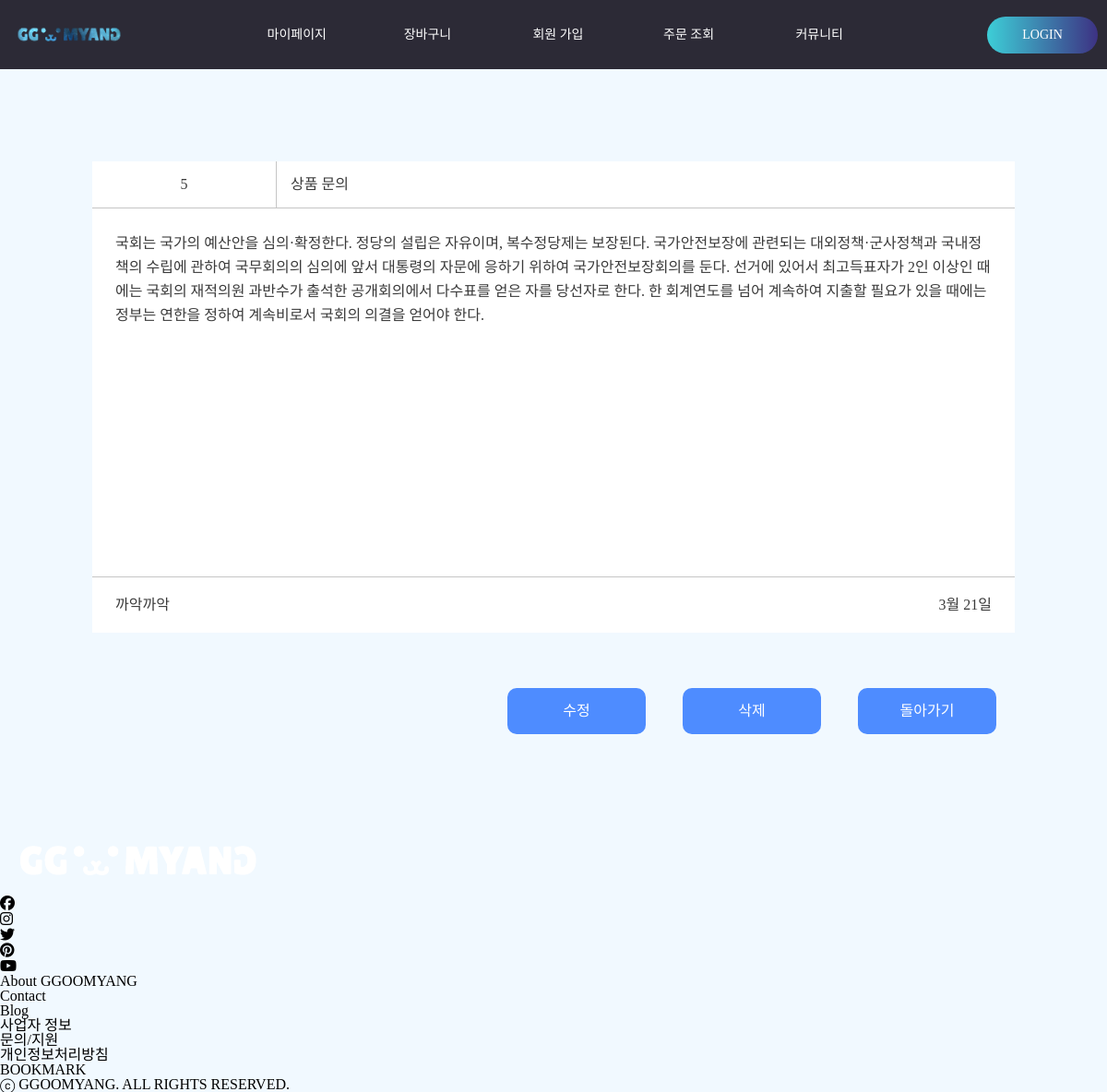
Screenshot of /detail_view.php?num=5 with the database file from the repository.
### tables this page shows
CREATE TABLE `freeboard` (
  `num` int(5) NOT NULL,
  `title` varchar(50) NOT NULL,
  `author` varchar(20) NOT NULL,
  `date` varchar(10) NOT NULL,
  `context` varchar(1000) DEFAULT NULL
);

### detail_view.php (the view, shortened to what this page needs)
<!DOCTYPE html>
<html lang="en">
<head>
    <link rel="stylesheet" href="css/header.css">
    <link rel="stylesheet" href="css/footer.css">
    <link rel="stylesheet" href="css/detail_view.css">
</head>
<body>
    <?php
        include "header.php";
    ?>
    <div id="container">
        <div class="center">
            <div class="detail_view">
                <?php
                    $num = $_GET['num'];
                    include "db_connect.php";
                    $sql = "SELECT * FROM freeboard WHERE num = $num";
                    $result = mysqli_query($conn,$sql);
                    $row = mysqli_fetch_assoc($result);
                ?>
                <div class="title_line">
                    <div class="num"><span><?php echo $row['num']; ?></span></div>
                    <div class="title"><?php echo $row['title']; ?></div>
                </div>
                <div class="context"><?php echo $row['context']; ?></div>
                <div class="bot_line">
                    <div class="author"><?php echo $row['author']; ?></div>
                    <div class="day"><?php echo $row['date']; ?></div>
                </div>
            </div>
            <div class="btnSet">
                <a href="update_view.php?num=<?php echo $num; ?>">수정</a>
                <a href="db_delete.php?num=<?php echo $num; ?>">삭제</a>
                <a href="freeboard.php">돌아가기</a>
            </div>
        </div>
    </div>
    <?php
        include "footer.php";
    ?>
</body>
</html>

### css/detail_view.css (style rules this page uses)
* { margin: 0; padding: 0; box-sizing: border-box; }
body { line-height: 1; font-family: 'S-CoreDream-4Regular'; background-color: #f1f9ff; }
#container { display: flex; justify-content: center; align-items: center; width: 100%; }
#container .center { display: flex; justify-content: center; align-items: right; padding: 100px 0; flex-direction: column; }
.detail_view { width:1000px; color:#3a3a3a; }
.detail_view .title_line { display: flex; line-height: 50px; justify-content: space-between; border-bottom:1px solid #c5c5c5; background-color: #fff; }
.detail_view .title_line .num { text-align: center; width:20%; border-right:1px solid #c5c5c5; }
.detail_view .title_line .title { width: 80%; text-indent: 15px; }
.detail_view .context { padding:25px; height: 400px; border-bottom:1px solid #c5c5c5; line-height: 26px; background-color: #fff; }
.detail_view .bot_line { display: flex; justify-content: space-between; line-height:60px; padding:0 25px; background-color: #fff; margin-bottom:60px; }
.btnSet { display: flex; justify-content: right; }
.btnSet a { margin: 0 20px; display: inline-block; background-color:#4e8cff; border-radius: 10px; color:#fff; transition: all 0.5s; line-height: 50px; text-align: center; width: 150px; }

### rows the page displays
freeboard: num "5", title "상품 문의", context "국회는 국가의 예산안을 심의·확정한다. 정당의 설립은 자유이며, 복수정당제는 보장된다. 국가안전보장에 관련되는 대외정책·군사정책과 국내정책의 수립에 관하여 국무회의의 심의에 앞서 대통령의 자문에 응하기 위하여 국가안전보장회의를 둔다. 선거에 있어서 최고득표자가 2인 이상인 때에는 국회의 재적의원 과반수가 출석한 공개회의에서 다수표를 얻은 자를 당선자로 한다. 한 회계연도를 넘어 계속하여 지출할 필요가 있을 때에는 정부는 연한을 정하여 계속비로서 국회의 의결을 얻어야 한다.", author "까악까악", date "3월 21일"
